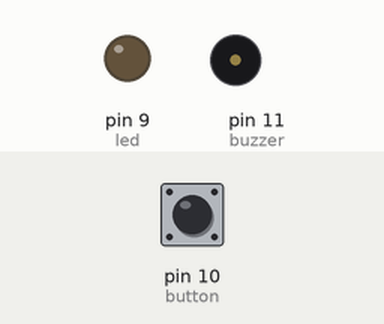
Bench run of a sketch on a simulated Arduino Uno, built with avr-gcc and run on an emulated ATmega328P. On the bench: output pins drawn as LEDs (lit = HIGH), buzzer (waves = sounding, pin HIGH). The test bench sets the inputs (shaded band); at power-on: pin 10 (button) HIGH.

Above: at 1.2 s.
1.3 s: pin 10 (button) pulled LOW for 0.15 s
At 1.38 s:
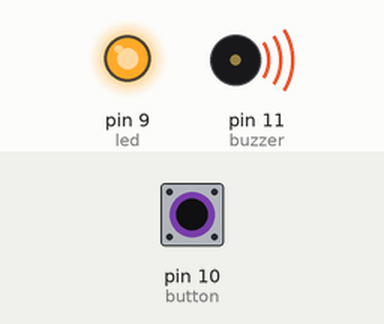
2.9 s: pin 10 (button) pulled LOW for 3.2 s
At 6.6 s:
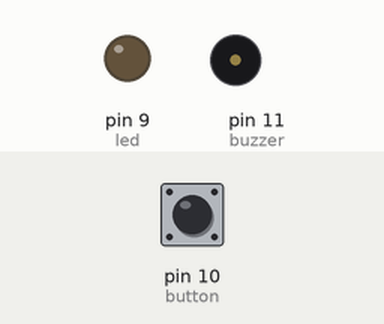
Timing chart, 0 to 8.1 s (numbered marks = the images above; inputs shaded):
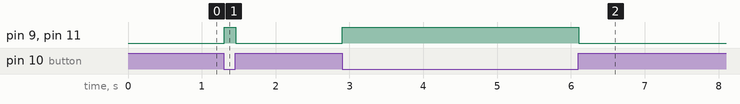

Measured:
- after the input at 1.3 s, pin 9 (led), pin 11 (buzzer): LOW → HIGH at once, → LOW 0.16 s later
- after the input at 2.9 s, pin 9 (led), pin 11 (buzzer): LOW → HIGH at once, → LOW 3.2 s later

The sketch:

1.ino
```cpp
int led = 9;
int buzzer = 11;
int button= 10;

void setup() {
  pinMode(led, OUTPUT);
  pinMode(buzzer, OUTPUT);
  pinMode(button, INPUT);
}

void loop() {
  state0();
}

void state0() {
  int buttonState;
  digitalWrite(led, LOW);
  digitalWrite(buzzer, LOW);
  do{
    delay(20);
    buttonState = digitalRead(button);
    if(buttonState == LOW){
      state1();
    }
  }while(true);
}

void state1() {
  int buttonState;
  digitalWrite(led, HIGH);
  digitalWrite(buzzer, HIGH);
  do{
    delay(20);
    buttonState = digitalRead(button);
    if(buttonState == HIGH){
      state0();
    }
  }
  while(true);
}
```
